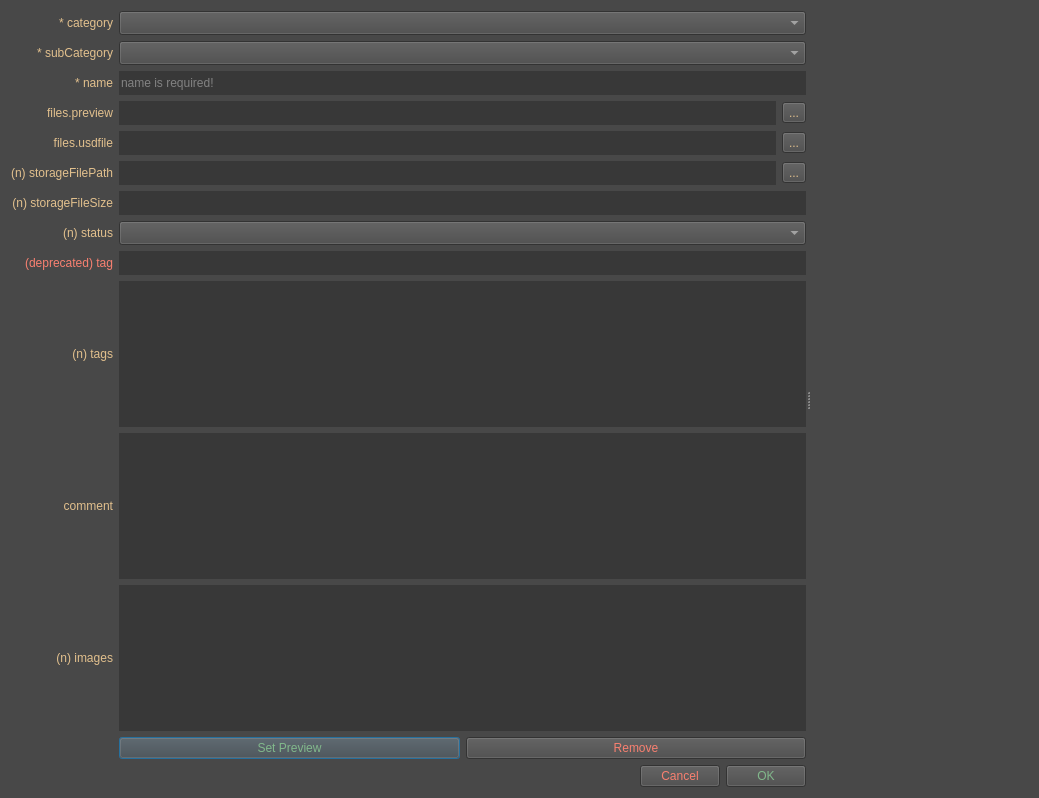
<?xml version="1.0" encoding="UTF-8"?>
<ui version="4.0">
 <class>ItemForm</class>
 <widget class="QDialog" name="ItemForm">
  <property name="geometry">
   <rect>
    <x>0</x>
    <y>0</y>
    <width>1039</width>
    <height>798</height>
   </rect>
  </property>
  <property name="windowTitle">
   <string>Edit Item</string>
  </property>
  <property name="styleSheet">
   <string notr="true">background-color: #484848; font: 12px;</string>
  </property>
  <layout class="QVBoxLayout" name="verticalLayout_2">
   <item>
    <widget class="QSplitter" name="splitter">
     <property name="orientation">
      <enum>Qt::Horizontal</enum>
     </property>
     <widget class="QWidget" name="layoutWidget">
      <layout class="QVBoxLayout" name="verticalLayout">
       <item>
        <layout class="QGridLayout" name="gridLayout">
         <item row="5" column="1">
          <widget class="QLineEdit" name="storage_file_path_edit">
           <property name="minimumSize">
            <size>
             <width>0</width>
             <height>24</height>
            </size>
           </property>
           <property name="styleSheet">
            <string notr="true">color: #cccccc; background-color: #383838;</string>
           </property>
           <property name="frame">
            <bool>false</bool>
           </property>
          </widget>
         </item>
         <item row="11" column="0">
          <widget class="QLabel" name="label_11">
           <property name="styleSheet">
            <string notr="true">color: #e2c08d;</string>
           </property>
           <property name="text">
            <string>(n) images</string>
           </property>
           <property name="alignment">
            <set>Qt::AlignRight|Qt::AlignTrailing|Qt::AlignVCenter</set>
           </property>
          </widget>
         </item>
         <item row="3" column="0">
          <widget class="QLabel" name="label_5">
           <property name="styleSheet">
            <string notr="true">color: #e2c08d;</string>
           </property>
           <property name="text">
            <string>files.preview</string>
           </property>
           <property name="alignment">
            <set>Qt::AlignRight|Qt::AlignTrailing|Qt::AlignVCenter</set>
           </property>
          </widget>
         </item>
         <item row="2" column="0">
          <widget class="QLabel" name="label_4">
           <property name="styleSheet">
            <string notr="true">color: #e2c08d;</string>
           </property>
           <property name="text">
            <string>* name</string>
           </property>
           <property name="alignment">
            <set>Qt::AlignRight|Qt::AlignTrailing|Qt::AlignVCenter</set>
           </property>
          </widget>
         </item>
         <item row="12" column="1" colspan="2">
          <layout class="QHBoxLayout" name="horizontalLayout_2">
           <item>
            <widget class="QPushButton" name="set_preview_btn">
             <property name="styleSheet">
              <string notr="true">color: #81b88b;</string>
             </property>
             <property name="text">
              <string>Set Preview</string>
             </property>
            </widget>
           </item>
           <item>
            <widget class="QPushButton" name="remove_image_btn">
             <property name="styleSheet">
              <string notr="true">color: #f88070;</string>
             </property>
             <property name="text">
              <string>Remove</string>
             </property>
            </widget>
           </item>
          </layout>
         </item>
         <item row="8" column="1" colspan="2">
          <widget class="QLineEdit" name="tag_edit">
           <property name="minimumSize">
            <size>
             <width>0</width>
             <height>24</height>
            </size>
           </property>
           <property name="styleSheet">
            <string notr="true">color: #cccccc; background-color: #383838;</string>
           </property>
           <property name="frame">
            <bool>false</bool>
           </property>
          </widget>
         </item>
         <item row="6" column="0">
          <widget class="QLabel" name="label_6">
           <property name="styleSheet">
            <string notr="true">color: #e2c08d;</string>
           </property>
           <property name="text">
            <string>(n) storageFileSize</string>
           </property>
           <property name="alignment">
            <set>Qt::AlignRight|Qt::AlignTrailing|Qt::AlignVCenter</set>
           </property>
          </widget>
         </item>
         <item row="10" column="1" colspan="2">
          <widget class="QPlainTextEdit" name="comment_edit">
           <property name="styleSheet">
            <string notr="true">color: #cccccc; background-color: #383838;</string>
           </property>
           <property name="frameShape">
            <enum>QFrame::NoFrame</enum>
           </property>
          </widget>
         </item>
         <item row="0" column="0">
          <widget class="QLabel" name="label">
           <property name="styleSheet">
            <string notr="true">color: #e2c08d;</string>
           </property>
           <property name="text">
            <string>* category</string>
           </property>
           <property name="alignment">
            <set>Qt::AlignRight|Qt::AlignTrailing|Qt::AlignVCenter</set>
           </property>
          </widget>
         </item>
         <item row="5" column="0">
          <widget class="QLabel" name="label_3">
           <property name="styleSheet">
            <string notr="true">color: #e2c08d;</string>
           </property>
           <property name="text">
            <string>(n) storageFilePath</string>
           </property>
           <property name="alignment">
            <set>Qt::AlignRight|Qt::AlignTrailing|Qt::AlignVCenter</set>
           </property>
          </widget>
         </item>
         <item row="4" column="1">
          <widget class="QLineEdit" name="files_usdfile_edit">
           <property name="minimumSize">
            <size>
             <width>0</width>
             <height>24</height>
            </size>
           </property>
           <property name="styleSheet">
            <string notr="true">color: #cccccc; background-color: #383838;</string>
           </property>
           <property name="frame">
            <bool>false</bool>
           </property>
          </widget>
         </item>
         <item row="8" column="0">
          <widget class="QLabel" name="label_10">
           <property name="styleSheet">
            <string notr="true">color: #f88070;</string>
           </property>
           <property name="text">
            <string>(deprecated) tag</string>
           </property>
           <property name="alignment">
            <set>Qt::AlignRight|Qt::AlignTrailing|Qt::AlignVCenter</set>
           </property>
          </widget>
         </item>
         <item row="3" column="2">
          <widget class="QToolButton" name="files_preview_btn">
           <property name="styleSheet">
            <string notr="true">color: #e2c08d;</string>
           </property>
           <property name="text">
            <string>...</string>
           </property>
          </widget>
         </item>
         <item row="1" column="0">
          <widget class="QLabel" name="label_2">
           <property name="styleSheet">
            <string notr="true">color: #e2c08d;</string>
           </property>
           <property name="text">
            <string>* subCategory</string>
           </property>
           <property name="alignment">
            <set>Qt::AlignRight|Qt::AlignTrailing|Qt::AlignVCenter</set>
           </property>
          </widget>
         </item>
         <item row="3" column="1">
          <widget class="QLineEdit" name="files_preview_edit">
           <property name="minimumSize">
            <size>
             <width>0</width>
             <height>24</height>
            </size>
           </property>
           <property name="styleSheet">
            <string notr="true">color: #cccccc; background-color: #383838;</string>
           </property>
           <property name="frame">
            <bool>false</bool>
           </property>
          </widget>
         </item>
         <item row="5" column="2">
          <widget class="QToolButton" name="storage_file_path_btn">
           <property name="styleSheet">
            <string notr="true">color: #e2c08d;</string>
           </property>
           <property name="text">
            <string>...</string>
           </property>
          </widget>
         </item>
         <item row="11" column="1" colspan="2">
          <widget class="ImageQListWidget" name="image_list">
           <property name="acceptDrops">
            <bool>true</bool>
           </property>
           <property name="styleSheet">
            <string notr="true">color: #cccccc; background-color: #383838;</string>
           </property>
           <property name="frameShape">
            <enum>QFrame::NoFrame</enum>
           </property>
           <property name="selectionMode">
            <enum>QAbstractItemView::ExtendedSelection</enum>
           </property>
          </widget>
         </item>
         <item row="4" column="0">
          <widget class="QLabel" name="files_usdfile_label">
           <property name="styleSheet">
            <string notr="true">color: #e2c08d;</string>
           </property>
           <property name="text">
            <string>files.usdfile</string>
           </property>
           <property name="alignment">
            <set>Qt::AlignRight|Qt::AlignTrailing|Qt::AlignVCenter</set>
           </property>
          </widget>
         </item>
         <item row="4" column="2">
          <widget class="QToolButton" name="files_path_btn">
           <property name="styleSheet">
            <string notr="true">color: #e2c08d;</string>
           </property>
           <property name="text">
            <string>...</string>
           </property>
          </widget>
         </item>
         <item row="7" column="0">
          <widget class="QLabel" name="label_7">
           <property name="styleSheet">
            <string notr="true">color: #e2c08d;</string>
           </property>
           <property name="text">
            <string>(n) status</string>
           </property>
           <property name="alignment">
            <set>Qt::AlignRight|Qt::AlignTrailing|Qt::AlignVCenter</set>
           </property>
          </widget>
         </item>
         <item row="10" column="0">
          <widget class="QLabel" name="label_8">
           <property name="styleSheet">
            <string notr="true">color: #e2c08d;</string>
           </property>
           <property name="text">
            <string>comment</string>
           </property>
           <property name="alignment">
            <set>Qt::AlignRight|Qt::AlignTrailing|Qt::AlignVCenter</set>
           </property>
          </widget>
         </item>
         <item row="6" column="1" colspan="2">
          <widget class="QLineEdit" name="storage_file_size_edit">
           <property name="minimumSize">
            <size>
             <width>0</width>
             <height>24</height>
            </size>
           </property>
           <property name="styleSheet">
            <string notr="true">color: #cccccc; background-color: #383838;</string>
           </property>
           <property name="frame">
            <bool>false</bool>
           </property>
          </widget>
         </item>
         <item row="2" column="1" colspan="2">
          <widget class="QLineEdit" name="name_edit">
           <property name="minimumSize">
            <size>
             <width>0</width>
             <height>24</height>
            </size>
           </property>
           <property name="styleSheet">
            <string notr="true">color: #cccccc; background-color: #383838;</string>
           </property>
           <property name="frame">
            <bool>false</bool>
           </property>
           <property name="placeholderText">
            <string>name is required!</string>
           </property>
          </widget>
         </item>
         <item row="9" column="1" colspan="2">
          <widget class="QListWidget" name="tag_list_widget">
           <property name="styleSheet">
            <string notr="true">QListWidget {
	padding: 5px;
	background-color: #383838;
}

QListWidget::item {
	border: 1px solid #518e55;
	border-radius: 3px;
	background-color: #3b5045;
	margin: 5px;
	color: white;
}

QListWidget::item::hover {
	background-color: #4d8453;
}</string>
           </property>
           <property name="frameShape">
            <enum>QFrame::NoFrame</enum>
           </property>
           <property name="dragDropMode">
            <enum>QAbstractItemView::NoDragDrop</enum>
           </property>
           <property name="movement">
            <enum>QListView::Static</enum>
           </property>
           <property name="viewMode">
            <enum>QListView::IconMode</enum>
           </property>
          </widget>
         </item>
         <item row="9" column="0">
          <widget class="QLabel" name="label_9">
           <property name="styleSheet">
            <string notr="true">color: #e2c08d;</string>
           </property>
           <property name="text">
            <string>(n) tags</string>
           </property>
           <property name="alignment">
            <set>Qt::AlignRight|Qt::AlignTrailing|Qt::AlignVCenter</set>
           </property>
          </widget>
         </item>
         <item row="7" column="1" colspan="2">
          <widget class="QComboBox" name="status_combo">
           <property name="minimumSize">
            <size>
             <width>0</width>
             <height>24</height>
            </size>
           </property>
           <property name="styleSheet">
            <string notr="true">QComboBox {color:#cccccc;}
QComboBox::item:selected {
	background-color: #2a2d2e;
}</string>
           </property>
          </widget>
         </item>
         <item row="0" column="1" colspan="2">
          <widget class="QComboBox" name="category_combo">
           <property name="minimumSize">
            <size>
             <width>0</width>
             <height>24</height>
            </size>
           </property>
           <property name="styleSheet">
            <string notr="true">QComboBox {color:#cccccc;}
QComboBox::item:selected {
	background-color: #2a2d2e;
}</string>
           </property>
          </widget>
         </item>
         <item row="1" column="1" colspan="2">
          <widget class="QComboBox" name="sub_category_combo">
           <property name="minimumSize">
            <size>
             <width>0</width>
             <height>24</height>
            </size>
           </property>
           <property name="styleSheet">
            <string notr="true">QComboBox {color:#cccccc;}
QComboBox::item:selected {
	background-color: #2a2d2e;
}</string>
           </property>
          </widget>
         </item>
        </layout>
       </item>
       <item>
        <layout class="QHBoxLayout" name="horizontalLayout">
         <item>
          <spacer name="horizontalSpacer">
           <property name="orientation">
            <enum>Qt::Horizontal</enum>
           </property>
           <property name="sizeHint" stdset="0">
            <size>
             <width>40</width>
             <height>20</height>
            </size>
           </property>
          </spacer>
         </item>
         <item>
          <widget class="QPushButton" name="cancel_btn">
           <property name="styleSheet">
            <string notr="true">color: #f88070;</string>
           </property>
           <property name="text">
            <string>Cancel</string>
           </property>
          </widget>
         </item>
         <item>
          <widget class="QPushButton" name="ok_btn">
           <property name="styleSheet">
            <string notr="true">color: #81b88b;</string>
           </property>
           <property name="text">
            <string>OK</string>
           </property>
          </widget>
         </item>
        </layout>
       </item>
      </layout>
     </widget>
     <widget class="TagManager" name="tag_manager_widget" native="true"/>
    </widget>
   </item>
  </layout>
 </widget>
 <customwidgets>
  <customwidget>
   <class>ImageQListWidget</class>
   <extends>QListWidget</extends>
   <header>libs/imageQListWidget.h</header>
  </customwidget>
  <customwidget>
   <class>TagManager</class>
   <extends>QWidget</extends>
   <header>widgets/tagmanager.h</header>
   <container>1</container>
  </customwidget>
 </customwidgets>
 <tabstops>
  <tabstop>category_combo</tabstop>
  <tabstop>sub_category_combo</tabstop>
  <tabstop>name_edit</tabstop>
  <tabstop>files_preview_edit</tabstop>
  <tabstop>files_preview_btn</tabstop>
  <tabstop>files_usdfile_edit</tabstop>
  <tabstop>files_path_btn</tabstop>
  <tabstop>storage_file_path_edit</tabstop>
  <tabstop>storage_file_path_btn</tabstop>
  <tabstop>storage_file_size_edit</tabstop>
  <tabstop>status_combo</tabstop>
  <tabstop>tag_edit</tabstop>
  <tabstop>tag_list_widget</tabstop>
  <tabstop>comment_edit</tabstop>
  <tabstop>image_list</tabstop>
  <tabstop>set_preview_btn</tabstop>
  <tabstop>remove_image_btn</tabstop>
  <tabstop>cancel_btn</tabstop>
  <tabstop>ok_btn</tabstop>
 </tabstops>
 <resources/>
 <connections/>
</ui>
